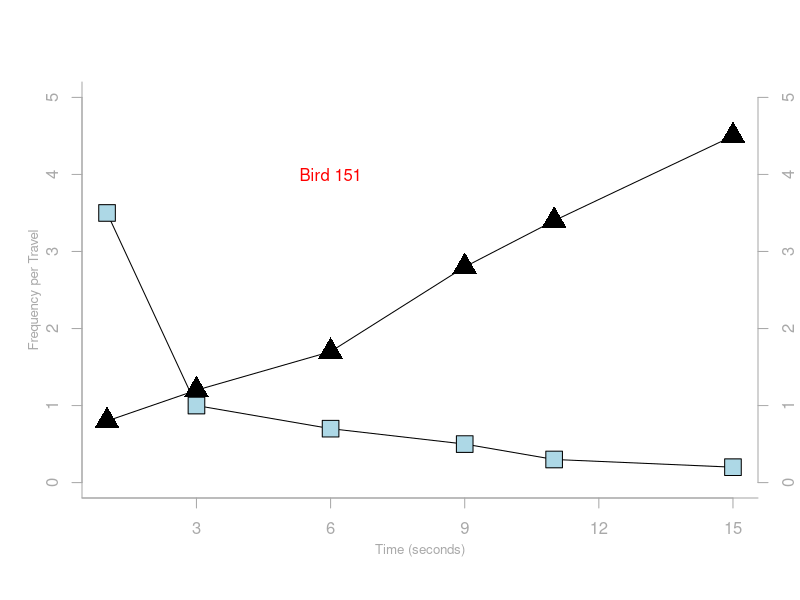
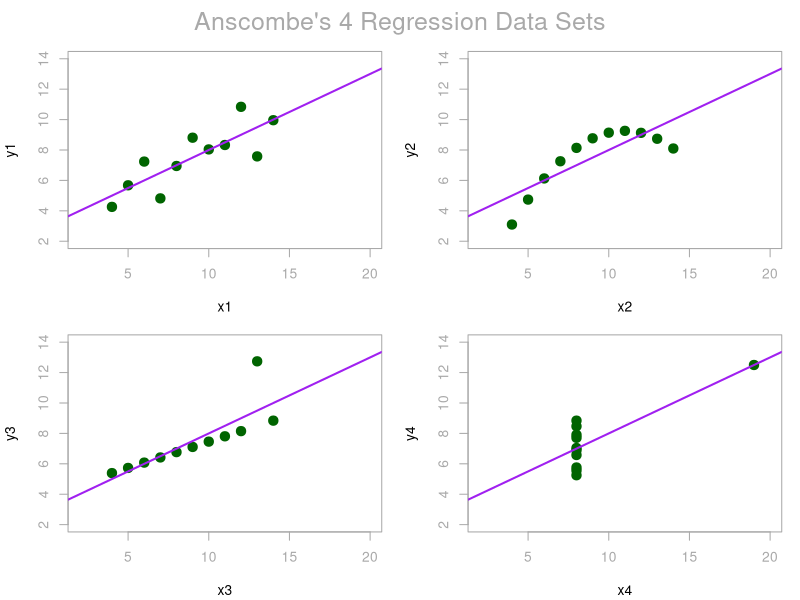
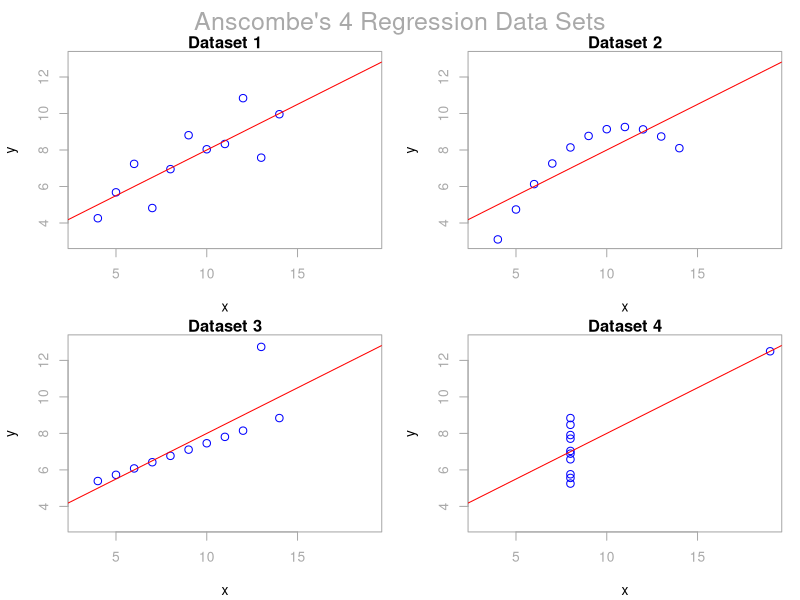
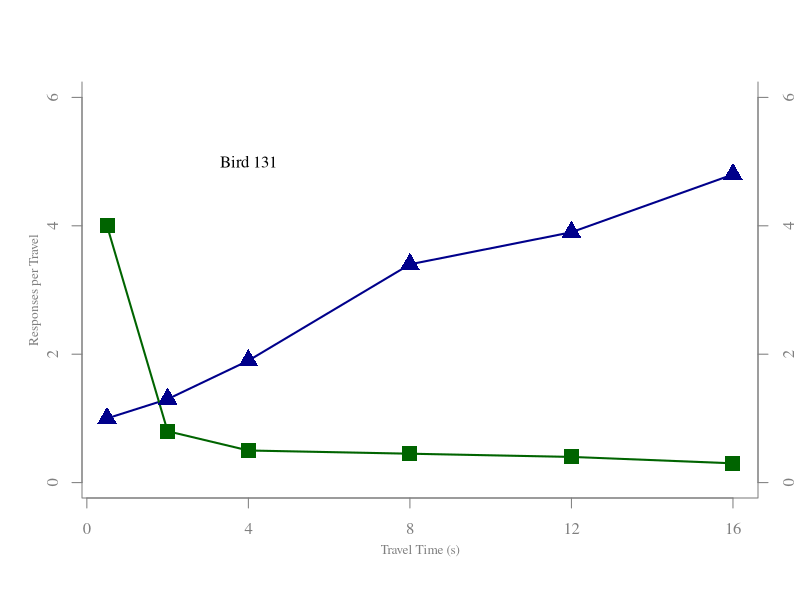
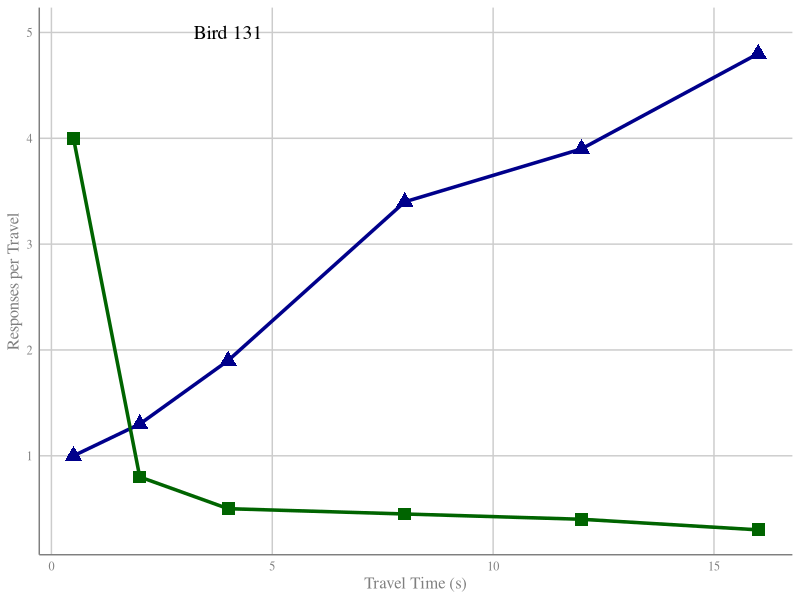

These figures' R source, in order:
## ---- chunk 1
# Scatterplot with modified elements

x_vals <- c(1, 3, 6, 9, 11, 15) # New x-values for the plot
y1_vals <- c(0.8, 1.2, 1.7, 2.8, 3.4, 4.5) # New y1 data
y2_vals <- c(3.5, 1.0, 0.7, 0.5, 0.3, 0.2) # New y2 data


plot.new()
plot.window(range(x_vals), c(0, 5)) 
lines(x_vals, y1_vals)
lines(x_vals, y2_vals) 
points(x_vals, y1_vals, pch=17, cex=2.5) 
points(x_vals, y2_vals, pch=22, bg="lightblue", cex=2.5) 
par(col="darkgray", fg="darkgray", col.axis="darkgray") 
axis(1, at=seq(0, 16, 3)) 
axis(2, at=seq(0, 5, 1)) 
axis(4, at=seq(0, 5, 1)) 
box(bty="l") 
mtext("Time (seconds)", side=1, line=2, cex=0.8) # Label for x-axis
mtext("Frequency per Travel", side=2, line=2, las=0, cex=0.8) # Label for y1-axis
mtext("Frequency per Second", side=4, line=2, las=0, cex=0.8) # Label for y2-axis
text(6, 4, "Bird 151", col="red") 


## ---- chunk 2
data(anscombe)

lm1 <- lm(y1 ~ x1, data=anscombe)
lm2 <- lm(y2 ~ x2, data=anscombe)
lm3 <- lm(y3 ~ x3, data=anscombe)
lm4 <- lm(y4 ~ x4, data=anscombe)

op <- par(mfrow = c(2, 2), mar = 0.1 + c(4, 4, 1, 1), oma = c(0, 0, 2, 0))

ff <- y ~ x
mods <- list(lm1, lm2, lm3, lm4)

for (i in 1:4) {
  ff[2:3] <- lapply(paste0(c("y", "x"), i), as.name)
  plot(ff, data = anscombe, col = "darkgreen", pch = 19, bg = "lightgreen", cex = 1.5,
       xlim = c(2, 20), ylim = c(2, 14))
  abline(coef(mods[[i]]), col = "purple", lwd = 2)
}

mtext("Anscombe's 4 Regression Data Sets", outer = TRUE, cex = 1.5)

# Reset plotting parameters
par(op)
## ---- chunk 3
data(anscombe)

lm1 <- lm(y1 ~ x1, data = anscombe)
lm2 <- lm(y2 ~ x2, data = anscombe)
lm3 <- lm(y3 ~ x3, data = anscombe)
lm4 <- lm(y4 ~ x4, data = anscombe)

mods <- list(lm1, lm2, lm3, lm4)

op <- par(mfrow = c(2, 2), mar = 0.1 + c(4, 4, 1, 1), oma = c(0, 0, 2, 0))

for (i in 1:4) {
  plot(anscombe[[paste0("x", i)]], anscombe[[paste0("y", i)]], 
       col = "blue", pch = 1, bg = "gray30", cex = 1.2,
       xlim = c(3, 19), ylim = c(3, 13),
       xlab = "x", ylab = "y", main = paste("Dataset", i))
  abline(mods[[i]], col = "red")
}

mtext("Anscombe's 4 Regression Data Sets", outer = TRUE, cex = 1.5)
par(op)
## ---- chunk 4
x <- c(0.5, 2, 4, 8, 12, 16)
y1 <- c(1, 1.3, 1.9, 3.4, 3.9, 4.8)
y2 <- c(4, .8, .5, .45, .4, .3)

plot.new()
plot.window(range(x), c(0, 6))

col_y1 <- "darkblue"
col_y2 <- "darkgreen"

lines(x, y1, col = col_y1, lwd = 2)
lines(x, y2, col = col_y2, lwd = 2)

points(x, y1, pch = 17, col = col_y1, cex = 2)
points(x, y2, pch = 15, col = col_y2, cex = 2)

par(col = "gray50", fg = "gray50", col.axis = "gray50", family = "serif")

axis(1, at = seq(0, 16, 4))
axis(2, at = seq(0, 6, 2))
axis(4, at = seq(0, 6, 2))
box(bty = "u")

mtext("Travel Time (s)", side = 1, line = 2, cex = 0.8)
mtext("Responses per Travel", side = 2, line = 2, las = 0, cex = 0.8)
mtext("Responses per Second", side = 4, line = 2, las = 0, cex = 0.8)

text(4, 5, "Bird 131", col = "black", family = "serif")


## ---- chunk 5
library(tidyverse)

# Data points for x, y1, y2
data <- tibble(
  x = c(0.5, 2, 4, 8, 12, 16),
  y1 = c(1, 1.3, 1.9, 3.4, 3.9, 4.8),
  y2 = c(4, 0.8, 0.5, 0.45, 0.4, 0.3)
)

# Plot with ggplot2
ggplot(data) +
  geom_line(aes(x = x, y = y1), color = "darkblue", size = 1.2) +
  geom_line(aes(x = x, y = y2), color = "darkgreen", size = 1.2) +
  geom_point(aes(x = x, y = y1), shape = 17, color = "darkblue", size = 4) +
  geom_point(aes(x = x, y = y2), shape = 15, color = "darkgreen", size = 4) +
  labs(x = "Travel Time (s)", y = "Responses per Travel") +
  annotate("text", x = 4, y = 5, label = "Bird 131", family = "serif", size = 5) +
  theme_minimal(base_family = "serif") +
  theme(
    axis.title = element_text(size = 12, color = "gray50"),
    axis.text = element_text(color = "gray50"),
    axis.line = element_line(color = "gray50"),
    panel.grid.minor = element_blank(),
    panel.grid.major = element_line(color = "gray80")
  )

